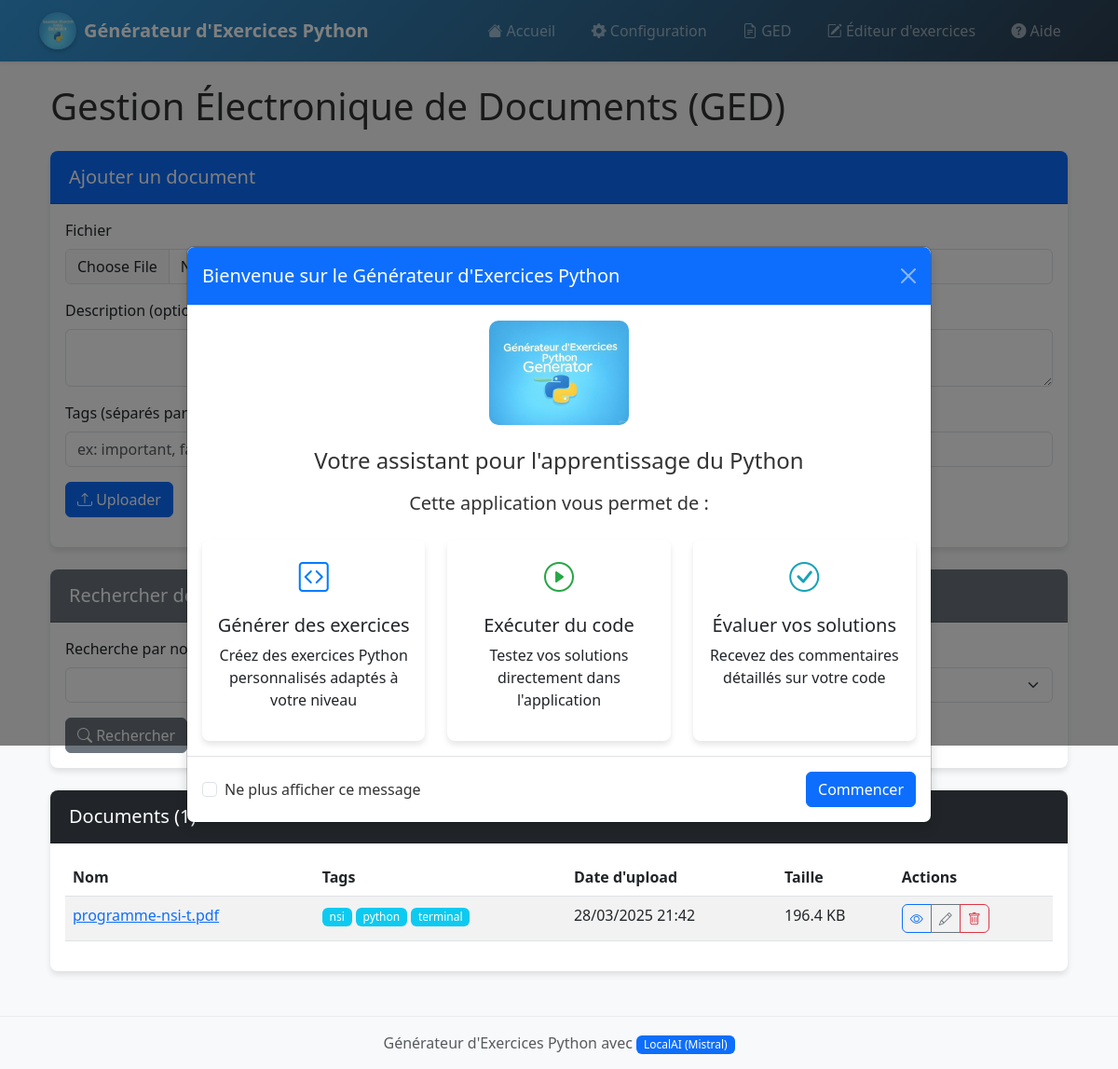
The page /ged/search?tag=terminal on the database its author committed.
### app.py (models this page shows)
class Document(db.Model):
    id = db.Column(db.Integer, primary_key=True)
    nom_fichier = db.Column(db.String(255), nullable=False)
    nom_unique = db.Column(db.String(36), unique=True)  # UUID4
    date_upload = db.Column(db.DateTime, default=db.func.current_timestamp())
    taille_fichier = db.Column(db.Integer)  # Taille en octets
    type_mime = db.Column(db.String(100))  # Type MIME du fichier
    description = db.Column(db.Text)  # Description optionnelle
    user_id = db.Column(db.Integer)
    tags = db.relationship('Tag', secondary='document_tags', backref='documents')

class Tag(db.Model):
    id = db.Column(db.Integer, primary_key=True)
    nom = db.Column(db.String(50), unique=True)

### app.py (the view)
@app.route('/ged/search')
def search_documents():
    query = request.args.get('q', '')
    tag = request.args.get('tag', '')
    documents_query = Document.query
    if query:
        documents_query = documents_query.filter(Document.nom_fichier.ilike(f'%{query}%'))
    if tag:
        documents_query = documents_query.join(Document.tags).filter(Tag.nom == tag)
    documents = documents_query.order_by(Document.date_upload.desc()).all()
    tags = Tag.query.order_by(Tag.nom).all()
    return render_template('ged.html', documents=documents, tags=tags, query=query, selected_tag=tag)

### templates/ged.html (shortened to what this page needs)
{% extends "layout.html" %}
{% block content %}
<div class="container">
    <h1 class="mb-4">Gestion Électronique de Documents (GED)</h1>
    <div class="card mb-4">
        <div class="card-header bg-primary text-white">
            <h5 class="mb-0">Ajouter un document</h5>
        </div>
        <div class="card-body">
            <form id="uploadForm" enctype="multipart/form-data">
                <div class="mb-3">
                    <label for="file" class="form-label">Fichier</label>
                </div>
                <div class="mb-3">
                    <label for="description" class="form-label">Description (optionnelle)</label>
                </div>
                <div class="mb-3">
                    <label for="tags" class="form-label">Tags (séparés par des virgules)</label>
                </div>
                <button type="submit" class="btn btn-primary">
                    <i class="bi bi-upload"></i> Uploader
                </button>
            </form>
        </div>
    </div>
    <div class="card mb-4">
        <div class="card-header bg-secondary text-white">
            <h5 class="mb-0">Rechercher des documents</h5>
        </div>
        <div class="card-body">
            <form action="{{ url_for('search_documents') }}" method="get">
                <div class="row">
                    <div class="col-md-6 mb-3">
                        <label for="q" class="form-label">Recherche par nom</label>
                    </div>
                    <div class="col-md-6 mb-3">
                        <label for="tag" class="form-label">Filtrer par tag</label>
                    </div>
                </div>
                <button type="submit" class="btn btn-secondary">
                    <i class="bi bi-search"></i> Rechercher
                </button>
                {% if query or selected_tag %}
                <a href="{{ url_for('ged') }}" class="btn btn-outline-secondary">
                </a>
                {% endif %}
            </form>
        </div>
    </div>
    <div class="card">
        <div class="card-header bg-dark text-white">
            <h5 class="mb-0">Documents ({{ documents|length }})</h5>
        </div>
        <div class="card-body">
            {% if documents %}
            <div class="table-responsive">
                <table class="table table-striped table-hover">
                    <thead>
                        <tr>
                            <th>Nom</th>
                            <th>Tags</th>
                            <th>Date d'upload</th>
                            <th>Taille</th>
                            <th>Actions</th>
                        </tr>
                    </thead>
                    <tbody>
                        {% for document in documents %}
                        <tr>
                            <td>
                                <a href="{{ url_for('view_document', document_id=document.id) }}" target="_blank">
                                    {{ document.nom_fichier }}
                                </a>
                            </td>
                            <td>
                                {% for tag in document.tags %}
                                <a href="{{ url_for('search_documents', tag=tag.nom) }}" class="badge bg-info text-decoration-none">
                                    {{ tag.nom }}
                                </a>
                                {% endfor %}
                            </td>
                            <td>{{ document.date_upload.strftime('%d/%m/%Y %H:%M') }}</td>
                            <td>{{ (document.taille_fichier / 1024)|round(1) }} KB</td>
                            <td>
                                <div class="btn-group">
                                    <a href="{{ url_for('view_document', document_id=document.id) }}" class="btn btn-sm btn-outline-primary" target="_blank" title="Voir">
                                        <i class="bi bi-eye"></i>
                                    </a>
                                    <a href="{{ url_for('edit_document', document_id=document.id) }}" class="btn btn-sm btn-outline-secondary" title="Modifier">
                                        <i class="bi bi-pencil"></i>
                                    </a>
                                    <button type="button" class="btn btn-sm btn-outline-danger" data-bs-toggle="modal" data-bs-target="#deleteModal{{ document.id }}" title="Supprimer">
                                        <i class="bi bi-trash"></i>
                                    </button>
                                </div>
                            </td>
                        </tr>
                        {% endfor %}
                    </tbody>
                </table>
            </div>
            {% else %}
            <div class="alert alert-info">
                <i class="bi bi-info-circle"></i> Aucun document trouvé.
            </div>
            {% endif %}
        </div>
    </div>
</div>
{% endblock %}

### static/style.css (style rules this page uses)
:root { --primary-color: #3498db; --secondary-color: #2c3e50; --accent-color: #e74c3c; --success-color: #2ecc71; --warning-color: #f39c12; --info-color: #3498db; --light-color: #ecf0f1; --dark-color: #2c3e50; --transition-speed: 0.3s; --box-shadow: 0 4px 6px rgba(0, 0, 0, 0.1); --hover-shadow: 0 6px 12px rgba(0, 0, 0, 0.15); }
body { font-family: 'Segoe UI', Tahoma, Geneva, Verdana, sans-serif; background-color: #f8f9fa; color: #333; transition: background-color var(--transition-speed); }
.card { box-shadow: var(--box-shadow); border: none; margin-bottom: 1.5rem; transition: all var(--transition-speed); border-radius: 0.5rem; overflow: hidden; }
.card-header { font-weight: 600; padding: 1rem 1.25rem; }
.card { animation: fadeIn 0.5s ease-out; }
.form-label { font-weight: 500; transition: all var(--transition-speed); }
.btn { transition: all var(--transition-speed); border-radius: 0.375rem; position: relative; overflow: hidden; }
.btn::after { content: ''; position: absolute; top: 50%; left: 50%; width: 5px; height: 5px; background: rgba(255, 255, 255, 0.5); opacity: 0; border-radius: 100%; transform: scale(1, 1) translate(-50%, -50%); transform-origin: 50% 50%; }
.badge { transition: all var(--transition-speed); font-weight: 500; }

### rows shown on the page
Document: nom_fichier "programme-nsi-t.pdf", date_upload "28/03/2025 21:42", (document.taille_fichier/1024)|round(1) "196.4"
Tag: nom "nsi"
Tag: nom "python"
Tag: nom "terminal"

### other values the page prints
{{ documents|length }} "1"
